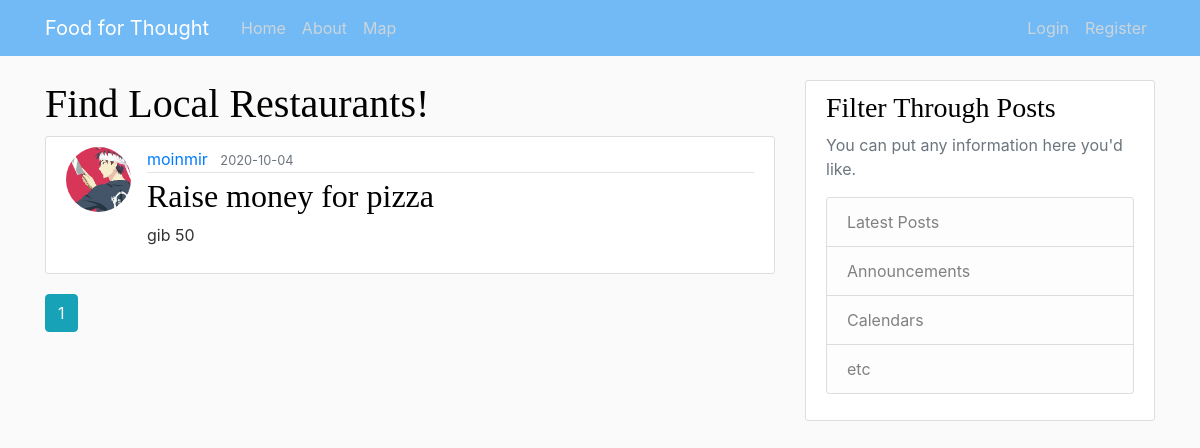
The page /home on the database its author committed.
### food/models.py (models this page shows, shortened)
class Post(db.Model):
    id = db.Column(db.Integer, primary_key=True)
    title = db.Column(db.String(100), nullable=False)
    date_posted = db.Column(db.DateTime, nullable=False, default=datetime.utcnow)
    content = db.Column(db.Text, nullable=False)
    user_id = db.Column(db.Integer, db.ForeignKey("user.id"), nullable=False)

class User(db.Model, UserMixin):
    id = db.Column(db.Integer, primary_key=True)
    username = db.Column(db.String(20), unique=True, nullable=False)
    email = db.Column(db.String(120), unique=True, nullable=False)
    image_file = db.Column(db.String(20), nullable=False, default="default.jpg")
    password = db.Column(db.String(60), nullable=False)
    orders = db.Column(db.Integer, default=0)
    posts = db.relationship("Post", backref="author", lazy=True)

### food/routes.py (the view)
@app.route("/")  # home page
@app.route("/home")
def home():
    page = request.args.get("page", 1, type=int)
    posts = Post.query.order_by(Post.date_posted.desc()).paginate(per_page=5, page=page)
    return render_template("home.html", posts=posts, title="Home")

### food/templates/home.html (shortened to what this page needs)
{% extends "layout.html" %} {% block content %}
<h1 style="color:rgb(2, 2, 0)">Find Local Restaurants!</h1>
{% for post in posts.items %}
<article class="media content-section">
    <img class="rounded-circle article-img" src="{{ url_for('static', filename='profile_pics/default.jpg') }}" alt="">
    <div class="media-body">
        <div class="article-metadata">
            <a class="mr-2" href="{{ url_for('user_posts', username = post.author.username) }}">{{ post.author.username }}</a>
            <small class="text-muted">{{ post.date_posted.strftime('%Y-%m-%d') }}</small>
        </div>
        <h2><a class="article-title" href="{{ url_for('post', post_id=post.id)}}">{{ post.title }}</a></h2>
        <p class="article-content">{{ post.content }}</p>
    </div>
</article>
{% endfor %} {% for page_num in posts.iter_pages(left_edge=1, left_current=1, right_current=2) %} {% if page_num %} {% if posts.page == page_num %}
<a class="btn btn-info mb-4" href="{{ url_for('home', page=page_num)}}">{{ page_num }}</a> {% else %}
<a class="btn btn-outline-info mb-4" href="{{ url_for('home', page=page_num)}}">{{ page_num }}</a> {% endif %} {% else %} ... {% endif %} {% endfor%} {% endblock content %}

### food/static/main.css (style rules this page uses)
body { background: #fafafa; color: #333333; margin-top: 5rem; }
h1, h2, h3, h4, h5, h6 { font-family: Times, 'Times New Roman', serif; color: #000000; }
.content-section { background: #ffffff; padding: 10px 20px; border: 1px solid #dddddd; border-radius: 3px; margin-bottom: 20px; }
.article-title { color: #000000; }
.article-content { white-space: pre-line; }
.article-img { height: 65px; width: 65px; margin-right: 16px; }
.article-metadata { padding-bottom: 1px; margin-bottom: 4px; border-bottom: 1px solid #e3e3e3 }

### food/templates/home.html (style rules this page uses)
body { background-repeat: no-repeat; background-attachment: fixed; background-size: 100% 100%; }

### rows shown on the page
Post: author.username "moinmir", date_posted "2020-10-04", title "Raise money for pizza", content "gib 50"

### other values the page prints
{{ page_num }} "1"
